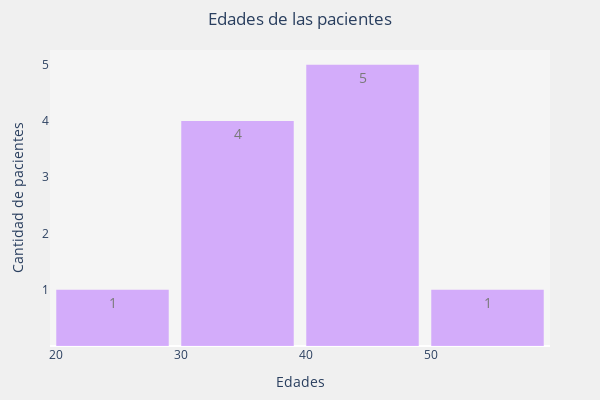

Here is the notebook cell this chart was saved with:
### Code cell
# Create the histogram of the 'edad' column
fig = go.Figure()

# Add histogram trace with custom colors for bars
fig.add_trace(go.Histogram(
    x=df_fechas_nacimiento['edad'],
    nbinsx=5,
    marker=dict(color='#B266FF', line=dict(color='rgba(0, 0, 0, 1)', width=0)),
    opacity=0.5
))

# Add annotations (values) on top of each bar
fig.update_traces(texttemplate='%{y}', 
                textposition='inside',
                textfont=dict(size=14, color='black'), 
                opacity=0.5)  # Make values bigger

# Update layout for customization
fig.update_layout(
    title="Edades de las pacientes",
    title_x=0.5,  # Center the title
    xaxis_title="Edades",
    yaxis_title="Cantidad de pacientes",
    bargap=0.1,  # Adjust the gap between bars
    plot_bgcolor='rgba(245, 245, 245, 1)',  # Change plot background color
    paper_bgcolor='rgba(240, 240, 240, 1)',  # Change outer background color
    width=600,  # Set a narrower width for the chart
    height=400,  # Set the height of the chart
    margin=dict(t=50, b=50, r=50, l=50),  # Adjust margins to avoid cutting the values
)

# Customize x-axis labels
fig.update_xaxes(
    tickmode='array',
    tickvals=[20, 30, 40, 50, 60],  # Customize the tick values on the x-axis
    ticktext=['20', '30', '40', '50', '60']  # Customize how the ticks are displayed
)

# Customize x-axis labels
fig.update_yaxes(
    tickmode='array',
    tickvals=[1, 2, 3, 4, 5],  # Customize the tick values on the x-axis
    ticktext=['1', '2', '3', '4', '5']  # Customize how the ticks are displayed
)

# Remove gridlines on the y-axis
fig.update_yaxes(showgrid=False)

# Show the histogram
fig.show()

fig2_path = os.path.join(folder_name, "Edades.png")
pio.write_image(fig, fig2_path)

### Figure 1 — Plotly figure (JSON) as saved in the notebook; plotly's stock layout.template omitted (floating-point values rounded to 4 significant figures)
{"data": [{"marker": {"color": "#B266FF", "line": {"color": "rgba(0, 0, 0, 1)", "width": 0}}, "nbinsx": 5, "opacity": 0.5, "textfont": {"color": "black", "size": 14}, "textposition": "inside", "texttemplate": "%{y}", "type": "histogram", "x": [48, 44, 38, 33, 23, 41, 35, 41, 53, 33, 42]}], "layout": {"bargap": 0.1, "height": 400, "margin": {"b": 50, "l": 50, "r": 50, "t": 50}, "paper_bgcolor": "rgba(240, 240, 240, 1)", "plot_bgcolor": "rgba(245, 245, 245, 1)", "title": {"text": "Edades de las pacientes", "x": 0.5}, "width": 600, "xaxis": {"tickmode": "array", "ticktext": ["20", "30", "40", "50", "60"], "tickvals": [20, 30, 40, 50, 60], "title": {"text": "Edades"}}, "yaxis": {"showgrid": false, "tickmode": "array", "ticktext": ["1", "2", "3", "4", "5"], "tickvals": [1, 2, 3, 4, 5], "title": {"text": "Cantidad de pacientes"}}}}
